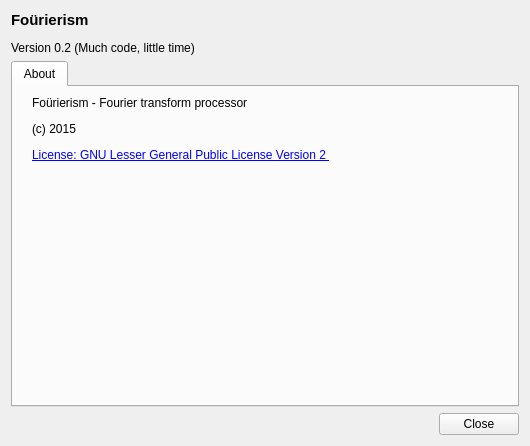
<?xml version="1.0" encoding="UTF-8"?>
<ui version="4.0">
 <class>Form</class>
 <widget class="QWidget" name="Form">
  <property name="geometry">
   <rect>
    <x>0</x>
    <y>0</y>
    <width>530</width>
    <height>446</height>
   </rect>
  </property>
  <property name="windowTitle">
   <string>Form</string>
  </property>
  <layout class="QVBoxLayout" name="verticalLayout_2">
   <item>
    <widget class="QLabel" name="label">
     <property name="text">
      <string>&lt;style&gt;
img {
    vertical-align: middle;
}
&lt;/style&gt;
&lt;div&gt;
&lt;img style=&quot;float:left;&quot;src=&quot;:misc/glider.png&quot;&gt;&lt;p style=&quot; font-size:11pt; font-weight:600;&quot;&gt;Foürierism&lt;/p&gt;
&lt;p&gt; Version 0.2 (Much code, little time) &lt;/p&gt;
&lt;/div&gt;</string>
     </property>
    </widget>
   </item>
   <item>
    <widget class="QTabWidget" name="tabWidget">
     <property name="currentIndex">
      <number>0</number>
     </property>
     <widget class="QWidget" name="tab">
      <attribute name="title">
       <string>About</string>
      </attribute>
      <layout class="QVBoxLayout" name="verticalLayout">
       <item>
        <widget class="QLabel" name="label_3">
         <property name="text">
          <string>&lt;div style=&quot;margin:  10px;&quot;&gt;

&lt;p&gt;Foürierism - Fourier transform processor&lt;/p&gt;

&lt;p&gt; (c) 2015 &lt;p&gt;

&lt;a href=&quot;https://www.gnu.org/licenses/lgpl-2.1.html&quot;&gt;License: GNU Lesser General Public License Version 2 &lt;/a&gt;
&lt;/div&gt;</string>
         </property>
         <property name="alignment">
          <set>Qt::AlignLeading|Qt::AlignLeft|Qt::AlignTop</set>
         </property>
        </widget>
       </item>
      </layout>
     </widget>
    </widget>
   </item>
   <item>
    <widget class="QDialogButtonBox" name="buttonBox">
     <property name="standardButtons">
      <set>QDialogButtonBox::Close</set>
     </property>
    </widget>
   </item>
  </layout>
 </widget>
 <resources>
  <include location="../res/icons.qrc"/>
 </resources>
 <connections>
  <connection>
   <sender>buttonBox</sender>
   <signal>clicked(QAbstractButton*)</signal>
   <receiver>Form</receiver>
   <slot>close()</slot>
   <hints>
    <hint type="sourcelabel">
     <x>326</x>
     <y>150</y>
    </hint>
    <hint type="destinationlabel">
     <x>363</x>
     <y>99</y>
    </hint>
   </hints>
  </connection>
 </connections>
</ui>
